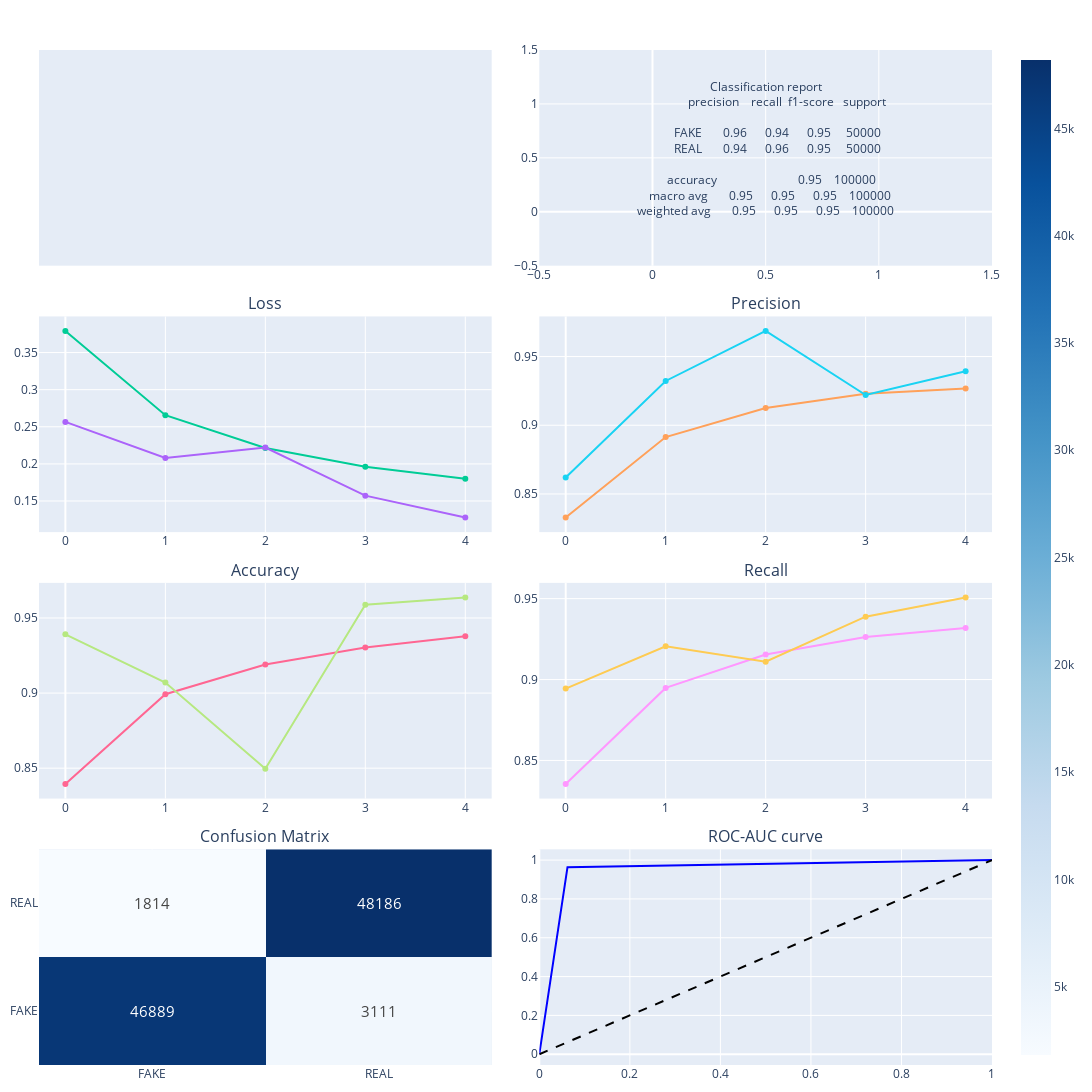

Notebook source saved alongside this figure:
### Code cell
fig = make_subplots(
    rows=4, cols=2, 
    subplot_titles=("", "",
                    "Loss", "Precision", 
                    "Accuracy", 'Recall',
                    'Confusion Matrix', 'ROC-AUC curve'), 
    horizontal_spacing=0.05, 
    vertical_spacing=0.05  
)

fig.add_trace(
    go.Scatter(
        x=[0.5], y=[0.5], 
        text=[
            # top_layers_text
        ],
        mode='text',
        showlegend=False,
    ),
    row=1, col=1  
)

fig.add_trace(
    go.Scatter(
        x=[0.5], y=[0.5], 
        text=[
            # f"Test loss: {test_loss:.4f}<br>"
            # f"Test accuracy: {test_acc:.4f}<br>"
            # f"Test precision: {test_prec:.4f}<br>"
            # f"Test recall: {test_recall:.4f}<br><br>"
            # f"ROC-AUC: {roc_auc:.4f}<br><br>"
            f"Classification report<br>"
            f"{report.replace('\n','<br>')}"
        ],
        mode='text',
        showlegend=False,
    ),
    row=1, col=2  
)

# fig.update_layout(
#     annotations=[dict(text="Model Metrics", x=0.25, y=1.05, showarrow=False, xref="paper", yref="paper", font=dict(size=16))], 
# )

# Hide the axes for the annotation row
fig.update_xaxes(visible=False, row=1, col=1)
fig.update_yaxes(visible=False, row=1, col=1)


# Loss and Precision
fig.add_trace(fig_metrics['data'][0], row=2, col=1)
fig.add_trace(fig_metrics['data'][1], row=2, col=1)
fig.add_trace(fig_metrics['data'][2], row=2, col=2)
fig.add_trace(fig_metrics['data'][3], row=2, col=2)

# Accuracy and Recall 
fig.add_trace(fig_metrics['data'][4], row=3, col=1)
fig.add_trace(fig_metrics['data'][5], row=3, col=1)
fig.add_trace(fig_metrics['data'][6], row=3, col=2)
fig.add_trace(fig_metrics['data'][7], row=3, col=2)

# Confusion Matrix and ROC-AUC curve 
fig.add_trace(fig_confMatrix['data'][0], row=4, col=1)
fig.add_trace(fig_rocauc['data'][0], row=4, col=2)
fig.add_trace(fig_rocauc['data'][1], row=4, col=2)

fig.update_layout(
    height=400*4, 
    width=1400, 
    # title_text=f"--- {MODEL.name} ---",
    showlegend=False, 
    margin=dict(l=10, r=10, t=50, b=10),  
)

fig.show()

### Figure 1 — Plotly figure (JSON) as saved in the notebook; plotly's stock layout.template omitted (floating-point values rounded to 4 significant figures)
{"data": [{"mode": "text", "showlegend": false, "text": [], "type": "scatter", "x": [0.5], "xaxis": "x", "y": [0.5], "yaxis": "y"}, {"mode": "text", "showlegend": false, "text": ["Classification report<br>              precision    recall  f1-score   support<br><br>        FAKE       0.96      0.94      0.95     50000<br>        REAL       0.94      0.96      0.95     50000<br><br>    accuracy                           0.95    100000<br>   macro avg       0.95      0.95      0.95    100000<br>weighted avg       0.95      0.95      0.95    100000<br>"], "type": "scatter", "x": [0.5], "xaxis": "x2", "y": [0.5], "yaxis": "y2"}, {"mode": "lines+markers", "name": "Training Loss", "type": "scatter", "x": [0, 1, 2, 3, 4], "xaxis": "x3", "y": [0.379, 0.2657, 0.2215, 0.1963, 0.1799], "yaxis": "y3"}, {"mode": "lines+markers", "name": "Validation Loss", "type": "scatter", "x": [0, 1, 2, 3, 4], "xaxis": "x3", "y": [0.2566, 0.208, 0.222, 0.1572, 0.1277], "yaxis": "y3"}, {"mode": "lines+markers", "name": "Training precision", "type": "scatter", "x": [0, 1, 2, 3, 4], "xaxis": "x4", "y": [0.8328, 0.8914, 0.9125, 0.9229, 0.9268], "yaxis": "y4"}, {"mode": "lines+markers", "name": "Validation precision", "type": "scatter", "x": [0, 1, 2, 3, 4], "xaxis": "x4", "y": [0.862, 0.9322, 0.9686, 0.922, 0.9394], "yaxis": "y4"}, {"mode": "lines+markers", "name": "Training recall", "type": "scatter", "x": [0, 1, 2, 3, 4], "xaxis": "x5", "y": [0.8394, 0.8992, 0.9191, 0.9304, 0.9379], "yaxis": "y5"}, {"mode": "lines+markers", "name": "Validation recall", "type": "scatter", "x": [0, 1, 2, 3, 4], "xaxis": "x5", "y": [0.9392, 0.9071, 0.8496, 0.9588, 0.9637], "yaxis": "y5"}, {"mode": "lines+markers", "name": "Training accuracy", "type": "scatter", "x": [0, 1, 2, 3, 4], "xaxis": "x6", "y": [0.8354, 0.8948, 0.9155, 0.9263, 0.9319], "yaxis": "y6"}, {"mode": "lines+markers", "name": "Validation accuracy", "type": "scatter", "x": [0, 1, 2, 3, 4], "xaxis": "x6", "y": [0.8944, 0.9206, 0.9111, 0.9389, 0.9507], "yaxis": "y6"}, {"colorscale": [[0, "rgb(247,251,255)"], [0.125, "rgb(222,235,247)"], [0.25, "rgb(198,219,239)"], [0.375, "rgb(158,202,225)"], [0.5, "rgb(107,174,214)"], [0.625, "rgb(66,146,198)"], [0.75, "rgb(33,113,181)"], [0.875, "rgb(8,81,156)"], [1, "rgb(8,48,107)"]], "hoverongaps": false, "showscale": true, "text": [[46889, 3111], [1814, 48186]], "textfont": {"size": 15}, "texttemplate": "%{text}", "type": "heatmap", "x": ["FAKE", "REAL"], "xaxis": "x7", "y": ["FAKE", "REAL"], "yaxis": "y7", "z": [[46889, 3111], [1814, 48186]]}, {"line": {"color": "blue", "width": 2}, "mode": "lines", "name": "ROC curve (AUC = 0.95)", "type": "scatter", "x": [0, 0.06222, 1], "xaxis": "x8", "y": [0, 0.9637, 1], "yaxis": "y8"}, {"hoverinfo": "skip", "line": {"color": "black", "dash": "dash"}, "mode": "lines", "showlegend": false, "type": "scatter", "x": [0, 1], "xaxis": "x8", "y": [0, 1], "yaxis": "y8"}], "layout": {"annotations": [{"font": {"size": 16}, "showarrow": false, "text": "Loss", "x": 0.2375, "xanchor": "center", "xref": "paper", "y": 0.7375, "yanchor": "bottom", "yref": "paper"}, {"font": {"size": 16}, "showarrow": false, "text": "Precision", "x": 0.7625, "xanchor": "center", "xref": "paper", "y": 0.7375, "yanchor": "bottom", "yref": "paper"}, {"font": {"size": 16}, "showarrow": false, "text": "Accuracy", "x": 0.2375, "xanchor": "center", "xref": "paper", "y": 0.475, "yanchor": "bottom", "yref": "paper"}, {"font": {"size": 16}, "showarrow": false, "text": "Recall", "x": 0.7625, "xanchor": "center", "xref": "paper", "y": 0.475, "yanchor": "bottom", "yref": "paper"}, {"font": {"size": 16}, "showarrow": false, "text": "Confusion Matrix", "x": 0.2375, "xanchor": "center", "xref": "paper", "y": 0.2125, "yanchor": "bottom", "yref": "paper"}, {"font": {"size": 16}, "showarrow": false, "text": "ROC-AUC curve", "x": 0.7625, "xanchor": "center", "xref": "paper", "y": 0.2125, "yanchor": "bottom", "yref": "paper"}], "height": 1600, "margin": {"b": 10, "l": 10, "r": 10, "t": 50}, "showlegend": false, "width": 1400, "xaxis": {"anchor": "y", "domain": [0, 0.475], "visible": false}, "xaxis2": {"anchor": "y2", "domain": [0.525, 1]}, "xaxis3": {"anchor": "y3", "domain": [0, 0.475]}, "xaxis4": {"anchor": "y4", "domain": [0.525, 1]}, "xaxis5": {"anchor": "y5", "domain": [0, 0.475]}, "xaxis6": {"anchor": "y6", "domain": [0.525, 1]}, "xaxis7": {"anchor": "y7", "domain": [0, 0.475]}, "xaxis8": {"anchor": "y8", "domain": [0.525, 1]}, "yaxis": {"anchor": "x", "domain": [0.7875, 1], "visible": false}, "yaxis2": {"anchor": "x2", "domain": [0.7875, 1]}, "yaxis3": {"anchor": "x3", "domain": [0.525, 0.7375]}, "yaxis4": {"anchor": "x4", "domain": [0.525, 0.7375]}, "yaxis5": {"anchor": "x5", "domain": [0.2625, 0.475]}, "yaxis6": {"anchor": "x6", "domain": [0.2625, 0.475]}, "yaxis7": {"anchor": "x7", "domain": [0, 0.2125]}, "yaxis8": {"anchor": "x8", "domain": [0, 0.2125]}}}
